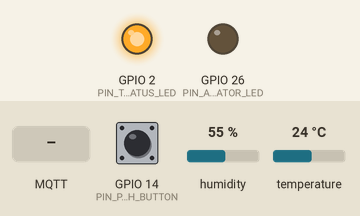
Recording of a sketch running on a simulated ESP32. Shown: output pins drawn as LEDs (lit = HIGH). The inputs (shaded band) are chosen by the test bench; at power-on: GPIO 14 (PIN_PUBLISH_BUTTON) HIGH, humidity 55 %, temperature 24 °C. WiFi joins after 1.5 s; servers stay silent unless stated; the local clock reads 2024-03-15 10:24:30 at power-on unless the sketch sets it; no MQTT or app messages arrive unless stated; what the sketch prints to the serial monitor is not drawn.

Above: at 3.3 s.
3.4 s: MQTT message "ON" arrives on the first subscribed topic
At 4.5 s:
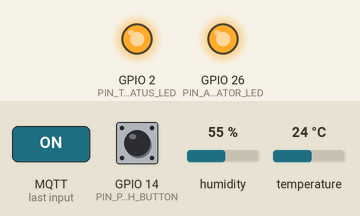
13.6 s: MQTT message "OFF" arrives on the first subscribed topic
At 14.7 s:
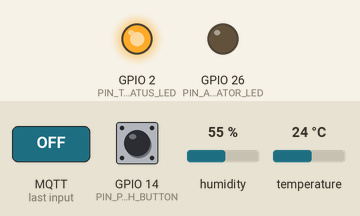
Timing chart, 0 to 16.6 s (numbered marks = the images above; inputs shaded):
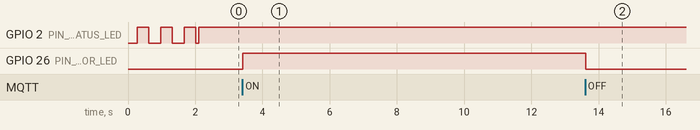

Measured:
- after the input at 3.4 s, GPIO 26 (PIN_ACTUATOR_LED): LOW → HIGH at once
- after the input at 13.6 s, GPIO 26 (PIN_ACTUATOR_LED): HIGH → LOW at once

The sketch:

secure_tls_telemetry.ino
```cpp
/**
 * ============================================================================
 * Proyek 10 : Secure End-to-End Encrypted Telemetry (TLS/SSL & mTLS MQTTS)
 * Repo      : IoT_lab
 * Board     : ESP32
 * Framework : Arduino IDE
 * ============================================================================
 * Fitur Utama:
 * 1. Koneksi terenkripsi ujung-ke-ujung menggunakan protokol MQTTS (Port 8883)
 *    melalui `WiFiClientSecure.h` dan `PubSubClient.h`.
 * 2. Sinkronisasi Waktu NTP (`configTime`) wajib sebelum memulai TLS Handshake
 *    untuk memverifikasi masa berlaku (`NotBefore` & `NotAfter`) sertifikat X.509.
 * 3. Mendukung 3 Profil Keamanan TLS:
 *    - Mutual TLS (mTLS) X.509 (`ROOT_CA_PEM` + `CLIENT_CERT_PEM` + `PRIVATE_KEY_PEM`)
 *      untuk AWS IoT Core.
 *    - Server-Verified TLS + Username/Password untuk HiveMQ Cloud Serverless.
 *    - Mode Demo Wokwi Otomatis (jika `secrets.h` belum dibuat) ke broker MQTTS
 *      publik (`broker.emqx.io:8883`) agar enkripsi TLS dapat langsung diuji.
 * 4. Publikasi telemetri suhu & kelembapan DHT22 ber-timestamp ISO-8601 / Unix Epoch
 *    serta penerimaan perintah jarak jauh (Device Shadow / Remote Actuator Control).
 * ============================================================================
 */

#include <Arduino.h>
#include <WiFi.h>
#include <WiFiClientSecure.h>
#include <PubSubClient.h>
#include <DHT.h>
#include <time.h>

// Jika secrets.h tersedia, gunakan kredensial AWS IoT Core / HiveMQ Cloud milik pengguna.
// Jika belum ada (misal dijalankan langsung di simulator Wokwi), gunakan fallback MQTTS.
#if __has_include("secrets.h")
  #include "secrets.h"
  #define HAS_CUSTOM_SECRETS 1
#else
  #define HAS_CUSTOM_SECRETS      0
  #define WIFI_SSID               "Wokwi-GUEST"
  #define WIFI_PASSWORD           ""
  #define USE_MUTUAL_TLS_X509     0
  #define MQTTS_BROKER_HOST       "broker.emqx.io"
  #define MQTTS_BROKER_PORT       8883
  #define DEVICE_THING_NAME       "esp32-secure-node-01"
  #define MQTTS_USERNAME          ""
  #define MQTTS_PASSWORD          ""
  #define TOPIC_TELEMETRY_PUB     "iotlab/devices/esp32-secure-node-01/telemetry"
  #define TOPIC_COMMAND_SUB       "iotlab/devices/esp32-secure-node-01/command"
#endif

// ============================================================================
// Konfigurasi Pin Hardware (ESP32)
// ============================================================================
const int PIN_DHT             = 4;  // Sensor DHT22
const int PIN_PUBLISH_BUTTON  = 14; // Tombol fisik pemicu publish instan (INPUT_PULLUP)
const int PIN_TLS_STATUS_LED  = 2;  // LED Biru/Cyan: Menyala penuh saat sesi MQTTS 8883 aktif
const int PIN_ACTUATOR_LED    = 26; // LED Hijau: Aktuator yang dikontrol via perintah Cloud

// ============================================================================
// Konfigurasi Server NTP & Timer
// ============================================================================
const char* NTP_SERVER_1 = "pool.ntp.org";
const char* NTP_SERVER_2 = "time.nist.gov";
const long  GMT_OFFSET_S = 7 * 3600; // WIB (UTC+7)
const int   DST_OFFSET_S = 0;

const unsigned long TELEMETRY_INTERVAL_MS = 10000UL; // Kirim telemetri tiap 10 detik
const unsigned long DEBOUNCE_DELAY_MS     = 50UL;

#define DHTTYPE DHT22
DHT dht(PIN_DHT, DHTTYPE);

WiFiClientSecure tlsClient;
PubSubClient mqttClient(tlsClient);

unsigned long lastTelemetryTime = 0;
unsigned long lastDebounceTime  = 0;
bool lastButtonReading          = HIGH;
bool remoteActuatorState        = false;
uint32_t telemetrySeqNumber     = 0;

// ============================================================================
// Sinkronisasi Waktu NTP (Krusal untuk Validasi Sertifikat X.509 TLS!)
// ============================================================================
void synchronizeNtpTime() {
  Serial.print("[NTP] Menyinkronkan jam sistem dengan server NTP ");
  configTime(GMT_OFFSET_S, DST_OFFSET_S, NTP_SERVER_1, NTP_SERVER_2);

  time_t now = time(nullptr);
  int retry = 0;
  while (now < 1700000000L && retry < 30) {
    delay(500);
    Serial.print(".");
    now = time(nullptr);
    retry++;
  }
  Serial.println();

  struct tm timeinfo;
  if (getLocalTime(&timeinfo)) {
    char timeBuf[64];
    strftime(timeBuf, sizeof(timeBuf), "%Y-%m-%d %H:%M:%S WIB", &timeinfo);
    Serial.printf("[NTP] Waktu Sistem Tervalidasi: %s (Epoch: %ld)\n", timeBuf, (long)now);
  } else {
    Serial.println("[NTP] Peringatan: Sinkronisasi NTP timeout, menggunakan jam internal.");
  }
}

// ============================================================================
// Format Timestamp ISO-8601 UTC untuk Payload Telemetri Bertanda Tangan Waktu
// ============================================================================
String getIso8601Timestamp() {
  time_t now = time(nullptr);
  struct tm utcTime;
  gmtime_r(&now, &utcTime);
  char buf[32];
  strftime(buf, sizeof(buf), "%Y-%m-%dT%H:%M:%SZ", &utcTime);
  return String(buf);
}

// ============================================================================
// Konfigurasi Kredensial X.509 pada WiFiClientSecure
// ============================================================================
void configureTlsCredentials() {
#if HAS_CUSTOM_SECRETS
  // Gunakan Root CA yang disimpan di PROGMEM dari secrets.h
  tlsClient.setCACert(ROOT_CA_PEM);

  #if (USE_MUTUAL_TLS_X509 == 1)
    // Mode AWS IoT Core: Mutual TLS (Verifikasi Server + Sertifikat Klien + Private Key)
    tlsClient.setCertificate(CLIENT_CERT_PEM);
    tlsClient.setPrivateKey(PRIVATE_KEY_PEM);
    Serial.println("[TLS] Mode Keamanan: Mutual TLS (mTLS X.509 Client Cert + Private Key)");
  #else
    // Mode HiveMQ Cloud: Server Root CA Verification + Username/Password
    Serial.println("[TLS] Mode Keamanan: Server X.509 Verification + MQTT Username/Password");
  #endif
#else
  // Mode Simulasi Wokwi (Tanpa secrets.h): Tetap mengenkripsi trafik pada port 8883
  // menggunakan cipher suite TLS, tanpa memblokir koneksi karena placeholder cert.
  tlsClient.setInsecure();
  Serial.println("[TLS] Mode Demo Wokwi: Enkripsi Kanal MQTTS Port 8883 (Tanpa secrets.h)");
  Serial.println("      Salin secrets.example.h -> secrets.h untuk mengaktifkan mTLS X.509 penuh.");
#endif
}

// ============================================================================
// Callback Penerimaan Pesan Terenkripsi dari Cloud (Downlink Command)
// ============================================================================
void onSecureMqttMessage(char* topic, byte* payload, unsigned int length) {
  String msg = "";
  for (unsigned int i = 0; i < length; i++) {
    msg += (char)payload[i];
  }
  msg.trim();

  Serial.println("\n------------------------------------------------------------");
  Serial.printf("[MQTTS-RX] Perintah Terenkripsi Diterima pada Topik: %s\n", topic);
  Serial.printf("[MQTTS-RX] Payload: %s\n", msg.c_str());

  // Parsing perintah sederhana: {"actuator":true} / {"actuator":false} atau "ON"/"OFF"
  if (msg.indexOf("\"actuator\":true") >= 0 || msg.equalsIgnoreCase("ON") || msg == "1") {
    remoteActuatorState = true;
    digitalWrite(PIN_ACTUATOR_LED, HIGH);
    Serial.println("[SHADOW] Aktuator Keamanan -> ON (LED Hijau Menyala)");
  } else if (msg.indexOf("\"actuator\":false") >= 0 || msg.equalsIgnoreCase("OFF") || msg == "0") {
    remoteActuatorState = false;
    digitalWrite(PIN_ACTUATOR_LED, LOW);
    Serial.println("[SHADOW] Aktuator Keamanan -> OFF (LED Hijau Padam)");
  }
  Serial.println("------------------------------------------------------------");
}

// ============================================================================
// Koneksi & Handshake TLS ke Broker MQTTS Port 8883
// ============================================================================
void ensureSecureMqttConnected() {
  if (mqttClient.connected()) return;

  digitalWrite(PIN_TLS_STATUS_LED, LOW);
  Serial.printf("\n[MQTTS] Memulai TLS Handshake ke %s:%d ...\n", MQTTS_BROKER_HOST, MQTTS_BROKER_PORT);
  unsigned long tStart = millis();

  // Buat Client ID unik
  String clientId = String(DEVICE_THING_NAME) + "-" + String((uint32_t)ESP.getEfuseMac(), HEX);

  bool connected = false;
  if (String(MQTTS_USERNAME).length() > 0) {
    connected = mqttClient.connect(clientId.c_str(), MQTTS_USERNAME, MQTTS_PASSWORD);
  } else {
    connected = mqttClient.connect(clientId.c_str());
  }

  if (connected) {
    unsigned long handshakeMs = millis() - tStart;
    digitalWrite(PIN_TLS_STATUS_LED, HIGH);
    Serial.printf("[MQTTS] TLS Handshake & Koneksi Broker BERHASIL dalam %lu ms!\n", handshakeMs);
    Serial.printf("[MQTTS] Sisa Free Heap selama sesi TLS: %u bytes\n", ESP.getFreeHeap());

    mqttClient.subscribe(TOPIC_COMMAND_SUB);
    Serial.printf("[MQTTS] Berlangganan ke topik perintah: %s\n", TOPIC_COMMAND_SUB);
  } else {
    int state = mqttClient.state();
    char errBuf[128] = {0};
    tlsClient.lastError(errBuf, sizeof(errBuf));
    Serial.printf("[MQTTS] Gagal Terhubung! MQTT State = %d | mbedTLS Error: %s\n", state, errBuf);
    Serial.println("[MQTTS] Mencoba ulang dalam 5 detik...");
    delay(5000);
  }
}

// ============================================================================
// Publikasi Payload Telemetri Terenkripsi
// ============================================================================
void publishEncryptedTelemetry(const char* triggerReason) {
  if (!mqttClient.connected()) {
    ensureSecureMqttConnected();
    if (!mqttClient.connected()) return;
  }

  float tempC  = dht.readTemperature();
  float humPct = dht.readHumidity();
  if (isnan(tempC))  tempC  = 26.5f;
  if (isnan(humPct)) humPct = 68.0f;

  telemetrySeqNumber++;
  time_t epochNow = time(nullptr);
  String isoTime  = getIso8601Timestamp();

  char payload[320];
  snprintf(payload, sizeof(payload),
           "{\"device_id\":\"%s\",\"seq\":%lu,\"timestamp\":\"%s\",\"epoch\":%ld,"
           "\"trigger\":\"%s\",\"temperature_c\":%.2f,\"humidity_pct\":%.2f,"
           "\"actuator\":%s,\"rssi_dbm\":%d,\"free_heap\":%u}",
           DEVICE_THING_NAME,
           (unsigned long)telemetrySeqNumber,
           isoTime.c_str(),
           (long)epochNow,
           triggerReason,
           tempC,
           humPct,
           remoteActuatorState ? "true" : "false",
           WiFi.RSSI(),
           ESP.getFreeHeap());

  bool ok = mqttClient.publish(TOPIC_TELEMETRY_PUB, payload);
  Serial.printf("[MQTTS-TX] (%s) Topik: %s\n", ok ? "TERKIRIM" : "GAGAL", TOPIC_TELEMETRY_PUB);
  Serial.printf("           Payload: %s\n", payload);
}

// ============================================================================
// Pembacaan Tombol Fisik Publish Instan
// ============================================================================
void checkPublishButton() {
  int reading = digitalRead(PIN_PUBLISH_BUTTON);
  if (reading != lastButtonReading) {
    lastDebounceTime = millis();
  }
  if ((millis() - lastDebounceTime) > DEBOUNCE_DELAY_MS) {
    static bool stableState = HIGH;
    if (reading != stableState) {
      stableState = reading;
      if (stableState == LOW) {
        Serial.println("\n[BUTTON] Tombol Publish Instan ditekan!");
        publishEncryptedTelemetry("manual_button");
      }
    }
  }
  lastButtonReading = reading;
}

// ============================================================================
// Setup & Loop Utama
// ============================================================================
void setup() {
  Serial.begin(115200);
  delay(250);

  pinMode(PIN_PUBLISH_BUTTON, INPUT_PULLUP);
  pinMode(PIN_TLS_STATUS_LED, OUTPUT);
  pinMode(PIN_ACTUATOR_LED, OUTPUT);
  digitalWrite(PIN_TLS_STATUS_LED, LOW);
  digitalWrite(PIN_ACTUATOR_LED, LOW);

  dht.begin();

  Serial.println("\n============================================================");
  Serial.println("  IoT Lab - 10 Secure End-to-End Encrypted Telemetry (TLS)  ");
  Serial.printf("  Device Thing Name : %s\n", DEVICE_THING_NAME);
  Serial.printf("  Target Broker     : %s:%d (MQTTS)\n", MQTTS_BROKER_HOST, MQTTS_BROKER_PORT);
  Serial.println("============================================================");

  WiFi.mode(WIFI_STA);
  WiFi.begin(WIFI_SSID, WIFI_PASSWORD);
  Serial.printf("[WIFI] Menghubungkan ke SSID: %s ", WIFI_SSID);

  while (WiFi.status() != WL_CONNECTED) {
    digitalWrite(PIN_TLS_STATUS_LED, !digitalRead(PIN_TLS_STATUS_LED));
    delay(350);
    Serial.print(".");
  }
  digitalWrite(PIN_TLS_STATUS_LED, LOW);
  Serial.printf("\n[WIFI] Terhubung! IP: %s (RSSI: %d dBm)\n",
                WiFi.localIP().toString().c_str(), WiFi.RSSI());

  // 1. Wajib sinkronisasi jam NTP sebelum verifikasi sertifikat X.509
  synchronizeNtpTime();

  // 2. Muat kredensial X.509 ke stack mbedTLS (WiFiClientSecure)
  configureTlsCredentials();

  // 3. Konfigurasi klien MQTT di atas soket TLS
  mqttClient.setServer(MQTTS_BROKER_HOST, MQTTS_BROKER_PORT);
  mqttClient.setCallback(onSecureMqttMessage);
  mqttClient.setBufferSize(512); // Perbesar buffer untuk payload JSON bertanda tangan waktu

  // 4. Lakukan TLS Handshake pertama & kirim paket telemetri awal
  ensureSecureMqttConnected();
  publishEncryptedTelemetry("startup");
  lastTelemetryTime = millis();
}

void loop() {
  if (!mqttClient.connected()) {
    ensureSecureMqttConnected();
  }
  mqttClient.loop();

  checkPublishButton();

  if (millis() - lastTelemetryTime >= TELEMETRY_INTERVAL_MS) {
    lastTelemetryTime = millis();
    publishEncryptedTelemetry("periodic");
  }
}
```

secrets.example.h
```cpp
#ifndef SECRETS_H
#define SECRETS_H

#include <pgmspace.h>

// ============================================================================
// 1. Konfigurasi Jaringan Wi-Fi
// ============================================================================
// (Untuk simulasi Wokwi, gunakan SSID: "Wokwi-GUEST" dan Password: "")
#define WIFI_SSID               "GANTI_DENGAN_SSID_WIFI"
#define WIFI_PASSWORD           "GANTI_DENGAN_PASSWORD_WIFI"

// ============================================================================
// 2. Pilih Mode Autentikasi TLS Broker Cloud:
//    - Set USE_MUTUAL_TLS_X509 = 1 untuk AWS IoT Core (Root CA + Client Cert + Private Key)
//    - Set USE_MUTUAL_TLS_X509 = 0 untuk HiveMQ Cloud Serverless (Root CA + Username/Password)
// ============================================================================
#define USE_MUTUAL_TLS_X509     1

// Endpoint MQTTS Broker (Port standar MQTT over TLS adalah 8883)
// Contoh AWS IoT Core : "a1b2c3d4e5f6g7-ats.iot.ap-southeast-1.amazonaws.com"
// Contoh HiveMQ Cloud : "8f9a0b1c2d3e4f5a6b7c8d9e0f1a2b3c.s1.eu.hivemq.cloud"
#define MQTTS_BROKER_HOST       "ganti-endpoint-kamu-ats.iot.ap-southeast-1.amazonaws.com"
#define MQTTS_BROKER_PORT       8883
#define DEVICE_THING_NAME       "esp32-secure-node-01"

// Kredensial Username & Password (Digunakan jika USE_MUTUAL_TLS_X509 == 0, misal HiveMQ Cloud)
#define MQTTS_USERNAME          "hivemq_device_user"
#define MQTTS_PASSWORD          "PasswordKuYangSangatKuat123!"

// Topik Telemetri & Kontrol Device Shadow
#define TOPIC_TELEMETRY_PUB     "iotlab/devices/" DEVICE_THING_NAME "/telemetry"
#define TOPIC_COMMAND_SUB       "iotlab/devices/" DEVICE_THING_NAME "/command"

// ============================================================================
// 3. Sertifikat X.509 dalam Memori Flash (PROGMEM)
// ============================================================================

// A. Sertifikat Root CA Server (Contoh: Amazon Root CA 1 atau ISRG Root X1 Let's Encrypt)
static const char ROOT_CA_PEM[] PROGMEM = R"EOF(
-----BEGIN CERTIFICATE-----
MIIDQTCCAimgAwIBAgITBmyfz5m/jAo54vB4ikPmljZbyjANBgkqhkiG9w0BAQsF
ADA5MQswCQYDVQQGEwJVUzEPMA0GA1UEChMGQW1hem9uMRkwFwYDVQQDExBBbWF6
b24gUm9vdCBDQSAxMB4XDTE1MDUyNjAwMDAwMFoXDTM4MDExNzAwMDAwMFowOTEL
... GANTI DENGAN ISI FILE AmazonRootCA1.pem ATAU isrgrootx1.pem ...
-----END CERTIFICATE-----
)EOF";

// B. Sertifikat Klien Perangkat (Khusus AWS IoT Core mTLS: xxxx-certificate.pem.crt)
static const char CLIENT_CERT_PEM[] PROGMEM = R"EOF(
-----BEGIN CERTIFICATE-----
MIIDWTCCAkGgAwIBAgIUVx...
... GANTI DENGAN ISI FILE DEVICE CERTIFICATE (.pem.crt) DARI AWS IOT ...
-----END CERTIFICATE-----
)EOF";

// C. Kunci Privat Perangkat (Khusus AWS IoT Core mTLS: xxxx-private.pem.key)
// PERINGATAN: Jangan pernah mengunggah kunci privat asli ke repositori Git publik!
static const char PRIVATE_KEY_PEM[] PROGMEM = R"EOF(
-----BEGIN RSA PRIVATE KEY-----
MIIEpAIBAAKCAQEA...
... GANTI DENGAN ISI FILE PRIVATE KEY (.pem.key) DARI AWS IOT ...
-----END RSA PRIVATE KEY-----
)EOF";

#endif // SECRETS_H
```
